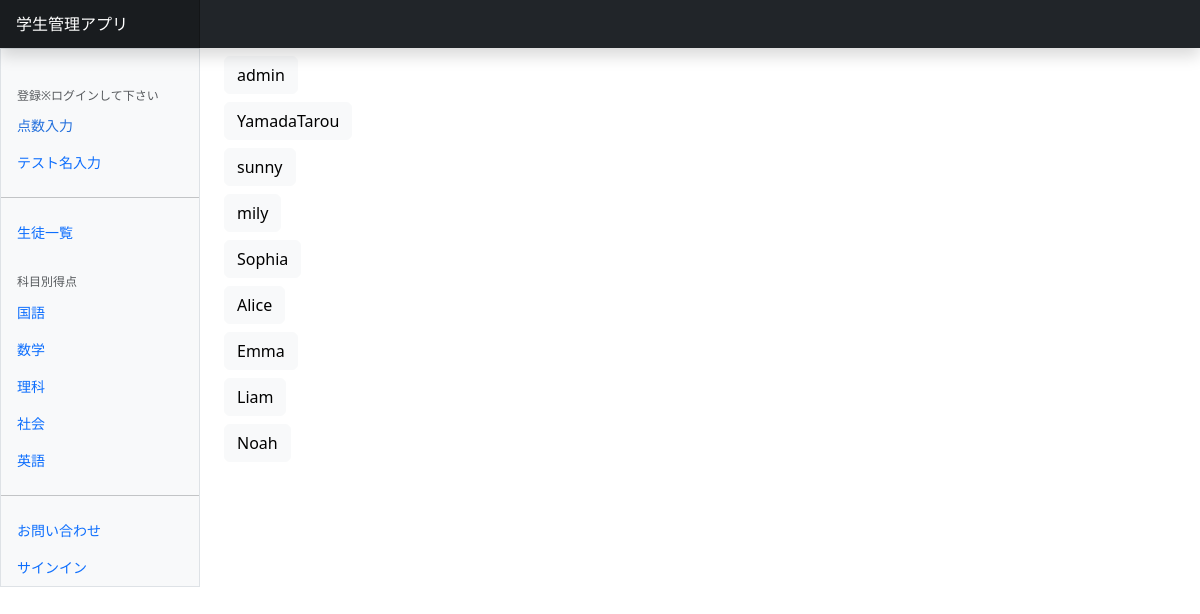
The page /studentlist/ on the database its author committed.
### accounts/models.py (models this page shows)
class CustomUser(AbstractUser):
    pass

### scoreapp/views.py (the view)
class StudentListView(ListView):
    template_name = 'stu_list.html'
    queryset = CustomUser.objects.all()

### scoreapp/templates/stu_list.html (shortened to what this page needs)
{% extends 'base.html' %}
{% load static %}
{% block contents %}
{% for record in object_list %}
<button type="button" class="btn btn-light" onclick=location.href="{% url 'scoreapp:student' user=record.id %}">{{record.username}}</button><br>
{% endfor %}
{% endblock %}

### rows shown on the page
CustomUser: username "admin"
CustomUser: username "YamadaTarou"
CustomUser: username "sunny"
CustomUser: username "mily"
CustomUser: username "Sophia"
CustomUser: username "Alice"
CustomUser: username "Emma"
CustomUser: username "Liam"
CustomUser: username "Noah"
